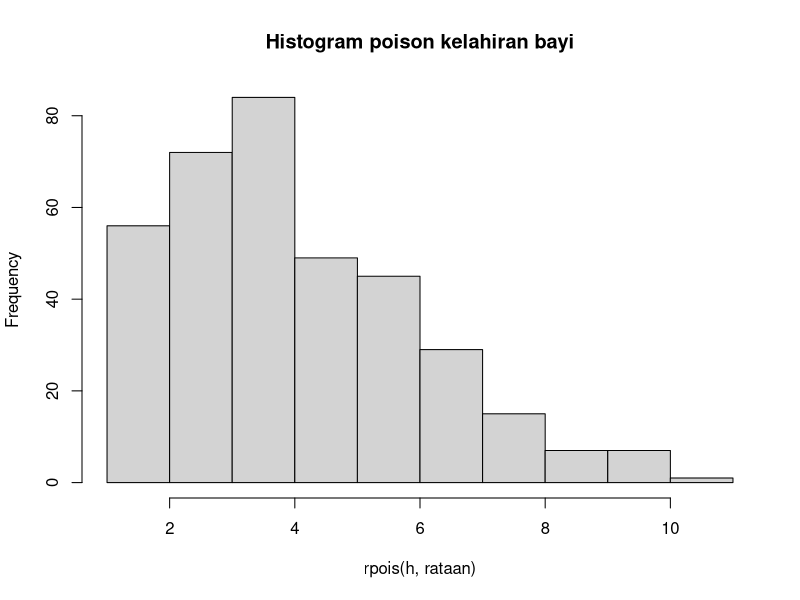

Recreate this plot in R. (Note: this script raises an error after producing the figure.)
# Soal 3

# Bagian (a)
rataan <- 4.5
n <- 6

dpois(n,rataan)

# Bagian (b)
set.seed(0)
h=365
hist(rpois(h,rataan),main="Histogram poison kelahiran bayi")

#Bagian (c)
# Bisa di badingkan pada hasil angka (a) dan grafik (b) bahwa
# 0.1281201 x 365 mendekati/ sama dengan grafik



# Nilai Rataan (??) dan Varian (??²) dari Distribusi Poisson.
rataan
varians
